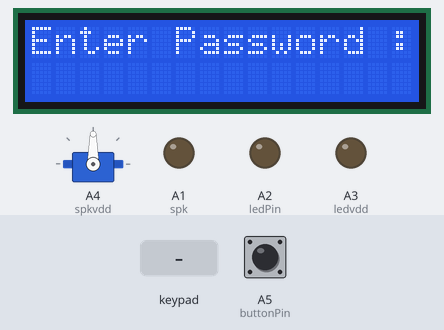
Simulated run of this sketch. Board: Arduino Uno, built with avr-gcc and run on an emulated ATmega328P. Parts: 16×2 character LCD, servo, output pins drawn as LEDs (lit = HIGH). Dashed ring = blinking. The inputs (shaded band) are chosen by the test bench; at power-on: A5 (buttonPin) HIGH.

Above: at 1.3 s.
1.4 s: keypad keys 1 1 1 2 1 3 # pressed 0.4 s apart
At 4.3 s:
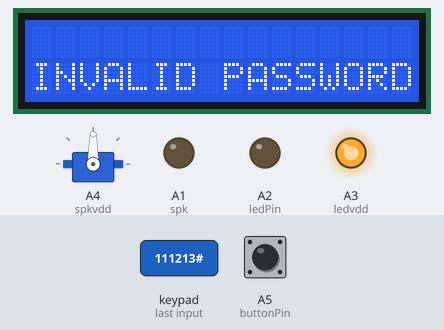
5.7 s: keypad keys 1 2 3 5 7 # pressed 0.4 s apart
At 9.0 s:
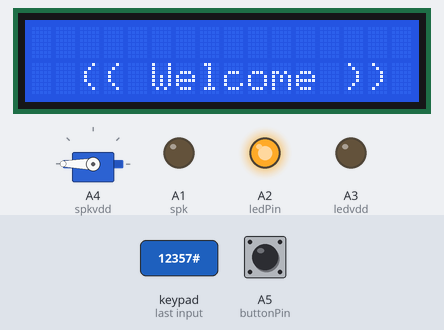
9.6 s: key '1' pressed
At 11.0 s:
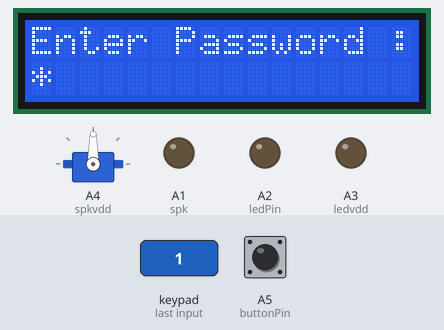
11.3 s: keypad keys 1 1 1 2 1 3 pressed 0.4 s apart
At 14.6 s:
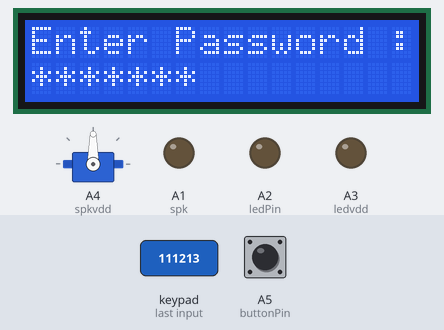
15.2 s: key '2' pressed
At 16.3 s:
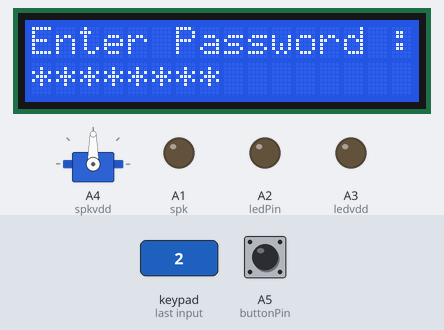
16.7 s: keypad keys 1 1 1 2 1 3 * pressed 0.4 s apart
At 16.92 s:
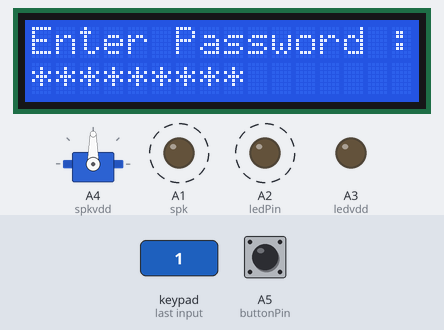
Timing chart, 0 to 20.2 s (numbered marks = the images above; inputs shaded):
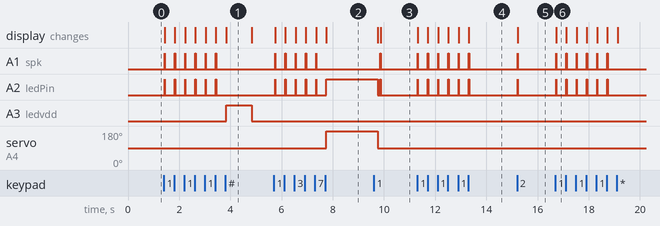

Measured:
- after the input at 1.4 s, A1 (spk), A2 (ledPin): alternates HIGH for 0.01 s and LOW for 0.39 s, 12 changes in all, then stays LOW, starting at once; A3 (ledvdd): LOW → HIGH after 2.4 s, → LOW 1.0 s later; the display: first changes at once (image 1 shows a later state)
- after the input at 5.7 s, A1 (spk): alternates HIGH for 0.01 s and LOW for 0.39 s, 10 changes in all, then stays LOW, starting after 0.05 s; A2 (ledPin): alternates HIGH for 0.01 s and LOW for 0.39 s, 11 changes in all, then stays HIGH, starting after 0.05 s
- after the input at 9.6 s, A1 (spk): LOW → HIGH after 0.26 s, → LOW 0.01 s later; the display: first differs from a run without the input after 0.27 s (image 3)
- after the input at 11.3 s, A1 (spk), A2 (ledPin): alternates HIGH for 0.01 s and LOW for 0.39 s, 12 changes in all, then stays LOW, starting at once; the display: first changes at once (image 4 shows a later state)
- after the input at 15.2 s, A1 (spk), A2 (ledPin): LOW → HIGH at once, → LOW 0.01 s later; the display: changes at once (image 5)
- after the input at 16.7 s, A1 (spk), A2 (ledPin): alternates HIGH for 0.01 s and LOW for 0.39 s, 12 changes in all, then stays LOW, starting at once; the display: changes at once (image 6)
- what the display in image 1 shows lasts 1.0 s, from 3.8 s to 4.8 s

The sketch:

PassKey_4x3_Lcd_shield.ino
```cpp
#include <Password.h>
#include <Keypad.h>
#include <LiquidCrystal.h>
#include <Servo.h>

Password password = Password("12357");
const byte ROWS = 4; // Four rows
const byte COLS = 3; // Three columns
// Define the Keymap
char keys[ROWS][COLS] = {
  {'1','2','3',},
  {'4','5','6',},
  {'7','8','9',},
  {'*','0','#',}
};

byte rowPins[ROWS] = {0, 1, 2, 3}; //connect to the row pinouts of the keypad
byte colPins[COLS] = {11, 12, 13}; //connect to the column pinouts of the keypad
const int buttonPin = A5;
int buttonState = 0;
int pos = 90;    // variable to store the servo position
int mov = 180;    // variable to store the servo move to position
Servo myservo;  // create servo object to control a servo
                // a maximum of eight servo objects can be created
#define  MAXCOLUMNS  16
#define  MAXLINES  2
#define ledPin A2
#define ledvdd A3
#define spk A1
#define spkvdd A4
Keypad keypad = Keypad( makeKeymap(keys), rowPins, colPins, ROWS, COLS );
  // d4, d5, d6, d7 on pins 4, 5, 6, 7
// LiquidCrystal lcd(A0,A1,A2,A3,A4,A5); // initialize the library with the numbers of the interface pins
// LCD sheild
LiquidCrystal lcd(8, 9, 4, 5, 6, 7);

void setup() {
  pinMode(ledPin, OUTPUT);
  pinMode(ledvdd, OUTPUT);
  pinMode(spk, OUTPUT);
  pinMode(spkvdd, OUTPUT);
  pinMode(buttonPin, INPUT);
  // set up the LCD's number of rows and columns:
  lcd.begin(MAXCOLUMNS, MAXLINES);
  digitalWrite(ledPin, LOW);
  digitalWrite(ledvdd, LOW);
  digitalWrite(spk, LOW);
  digitalWrite(spkvdd, LOW);
//Serial.begin(9600);
keypad.addEventListener(keypadEvent); //add an event listener for this keypad
keypad.setDebounceTime(50);
lcd.begin(16, 2);
lcd.print("Enter Password :");
lcd.setCursor(0, 1);
myservo.attach(A4);  // attaches the servo on pin 9 to the servo object
myservo.write(pos);  // tell servo to go to position in variable 'pos'
}

void loop(){
keypad.getKey();
//buttonState = digitalRead(buttonPin);
//lcd.print(digitalRead(buttonPin));
if (digitalRead(buttonPin) == LOW)
      {
//lcd.clear();
//digitalWrite(ledPin ,HIGH );
}
}
void keypadEvent(KeypadEvent eKey){
switch (keypad.getState()){
case PRESSED:

switch (eKey){
case '#': guessPassword(); break;
case '*': password.reset(); //resets password after INCORRECT entry
          lcd.clear();
          lcd.print("Enter Password :");
          lcd.setCursor(0, 1);
           break;
default:
password.append(eKey);
lcd.print("*");//lcd.print(eKey);
digitalWrite(spk, HIGH);
digitalWrite(ledPin,HIGH);
delay(10);
digitalWrite(spk, LOW);
digitalWrite(ledPin,LOW);
}
}}

void guessPassword(){
if (password.evaluate()){
//delay(500);
password.reset(); //resets password after correct entry
lcd.clear();
lcd.setCursor(2, 1);
lcd.print("(( Welcome ))");
digitalWrite(ledPin,HIGH); //activates garaged door relay
myservo.write(mov);  // tell servo to go to position in variable 'mov'
delay(2000);
digitalWrite(ledPin,LOW); //turns off door relay after .5 sec
myservo.write(pos);  // tell servo to go to position in variable 'pos'
lcd.clear();
lcd.print("Enter Password :");
lcd.setCursor(0, 1);
}


else{
digitalWrite(ledPin,LOW);
myservo.write(pos);  // tell servo to go to position in variable 'pos'
lcd.clear();
lcd.setCursor(0, 1);
lcd.print("INVALID PASSWORD ");
password.reset(); //resets password after INCORRECT entry
digitalWrite(ledPin,LOW);
digitalWrite(ledvdd, HIGH);
delay(1000);
digitalWrite(ledvdd, LOW);
lcd.clear();
lcd.print("Enter Password :");
lcd.setCursor(0, 1);
}
}
```
